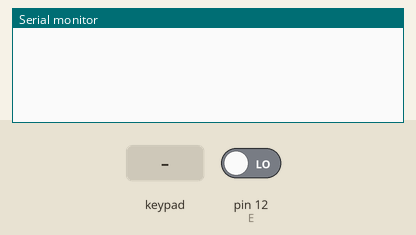
Recording of a sketch running on a simulated Arduino Uno, built with avr-gcc and run on an emulated ATmega328P. Shown: the last lines printed to the serial monitor. Wiring (inferred from the names in the program): 4×4 keypad with keys 1 2 3 A 4 5 6 B 7 8 9 C * 0 # D (labels assumed): rows pin 2, pin 3, pin 4, pin 5; columns pin 8, pin 9, pin 10, pin 11. Inputs (shaded band) come from the test bench; at power-on: pin 12 (E) LOW.

Above: at 1.2 s.
1.3 s: pin 12 (E) driven HIGH
At 1.68 s:
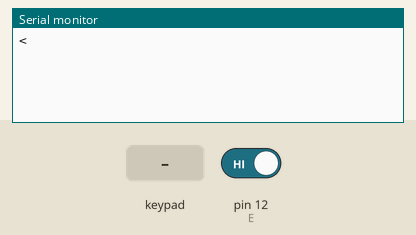
3.5 s: key '1' pressed
At 3.68 s:
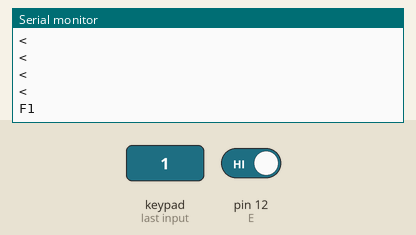
5.0 s: keypad keys 1 2 pressed 0.4 s apart
At 5.68 s:
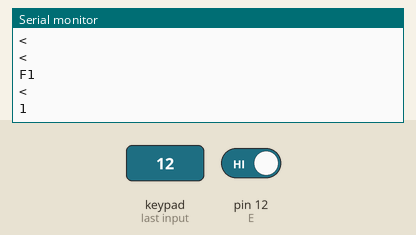
7.3 s: key '3' pressed
At 7.68 s:
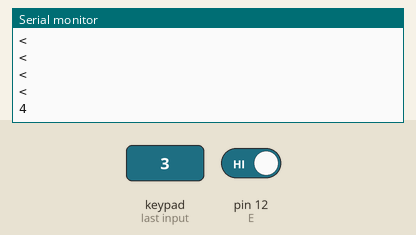
8.8 s: keypad keys 1 2 A pressed 0.4 s apart
At 9.43 s:
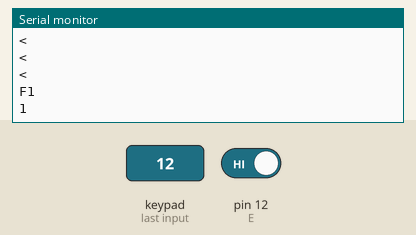
Timing chart, 0 to 11.8 s (numbered marks = the images above; inputs shaded):
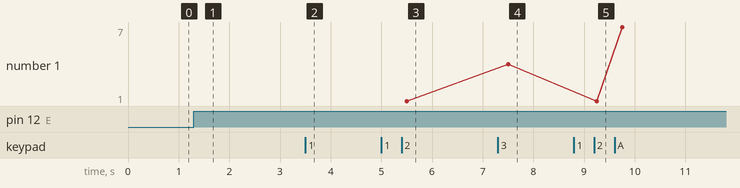

The sketch:

sketch_sep27a.ino
```cpp
#define a 2
#define b 3
#define c 4
#define d 5

#define A 8
#define B 9
#define C 10
#define D 11
#define E 12

#define row 5
#define col 4

int * checkPressedKey(void);
int rowsList[row] = {A,B,C,D,E};
int colsList[col] = {a,b,c,d};
int * Status;
int * pre_Status;


const char* keys[5][4] = {
   {"F1","F2","#","*"},
   {"1","2","3","Up"},
   {"4","5","6","Down"},
   {"7","8","9","Esc"},
   {"<","0",">","Ent"},
};


void setup() {
  // put your setup code here, to run once:
  pinMode(a,OUTPUT);
  pinMode(b,OUTPUT);
  pinMode(c,OUTPUT);
  pinMode(d,OUTPUT);
  digitalWrite(a,LOW);
  digitalWrite(b,LOW);
  digitalWrite(c,LOW);
  digitalWrite(d,LOW);

  pinMode(A,INPUT);
  pinMode(B,INPUT);
  pinMode(C,INPUT);
  pinMode(D,INPUT);
  pinMode(E,INPUT);

  Serial.begin(9600);


}

void loop() {
  // put your main code here, to run repeatedly:
  Status = checkPressedKey();

  if (*(Status) !=-1){
    /*
      Serial.print(*(Status));
      Serial.print('|');
      Serial.println(*(Status+1));
     */

     Serial.println(keys[*(Status)][*(Status+1)]);
     pre_Status = Status;
     *(Status)=-1;
  }
  delay(250);


}


int * checkPressedKey(void){
    static int result[2] = {-1.-1};

    for(int col_i=0;col_i<col;col_i++){
        digitalWrite(colsList[col_i],HIGH);
        for (int row_i=0;row_i<row;row_i++){
              if (digitalRead(rowsList[row_i])==HIGH){
                  result[0] = row_i;
                  result[1] = col_i;
                  digitalWrite(colsList[col_i],LOW);
                  return result;
              }
        }
        digitalWrite(colsList[col_i],LOW);

    }

    return result;
}
```

Measured:
- after the input at 1.3 s, the serial monitor: prints a new line after 0.20 s (image 1)
- after the input at 3.5 s, the serial monitor: prints a new line at once (image 2)
- after the input at 5.0 s, the serial monitor: prints a new line after 0.50 s (image 3)
- after the input at 7.3 s, the serial monitor: prints a new line after 0.20 s (image 4)
- after the input at 8.8 s, the serial monitor: prints a new line after 0.20 s (image 5)
- plotted number 1: 1 → 4 after the input at 7.3 s, 4 → 7 after the input at 8.8 s
